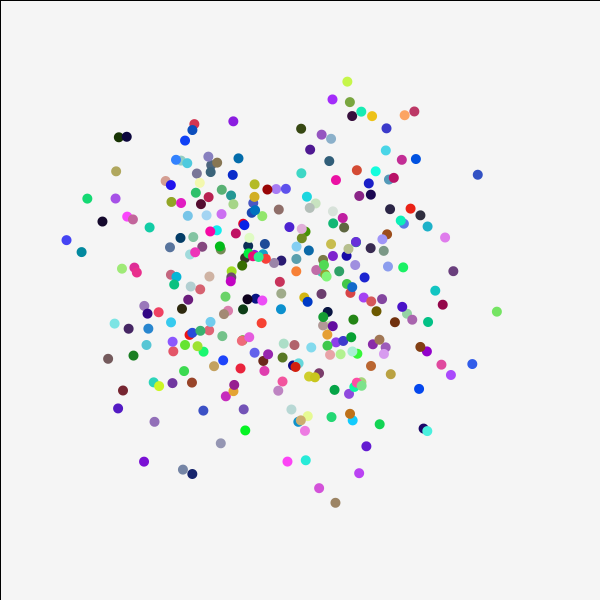
Frame 1 (no input)
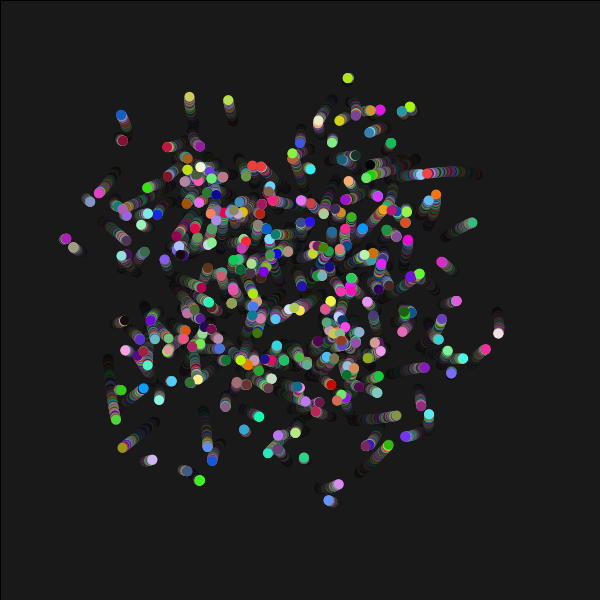
Frame 60 (the mouse pressed at the canvas centre just before this capture)
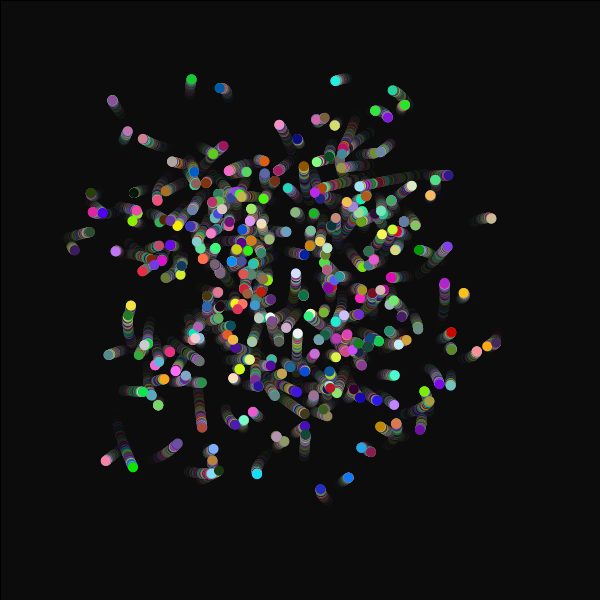
Frame 120 (the mouse held since frame 60 and released just before this capture)

The Processing sketch that drew these frames (run headless with seeded random() and noise(); from frame 60 on, the mouse is pressed at the canvas centre):

// Processing sketch: magicalWorms
// ── magicalWorms.pde
void setup(){
 size(600,600); 
  background(255,255,255);
  
}
void draw(){
  makeMagical();
for(int i = 0; i < 300; i+=1){
    fill(random(255), random(255), random(255));
    noStroke();
  ellipse(getWormX(i),getWormY(i), 10,10);
}
}
float frequency = .001;
float noiseInterval = PI;

void makeMagical() {
     fill( 0, 0, 0, 10 );
     rect(0, 0, width, height);
     noStroke();
}

float getWormX(int i) {
     return map(noise(i*noiseInterval + frameCount * frequency), 0, 1, 0, width);
}

float getWormY(int i) {
     return map(noise(i*noiseInterval+1 + frameCount * frequency), 0, 1, 0, height);
}
